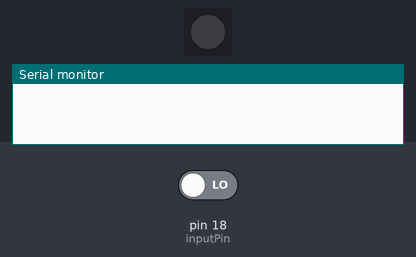
Recording of a sketch running on a simulated Arduino Uno, built with avr-gcc and run on an emulated ATmega328P. On the bench: 1 RGB LEDs in strip order, left to right, the last lines printed to the serial monitor. The test bench sets the inputs (shaded band); at power-on: pin 18 (inputPin) LOW. The strip is taken to match the declared colour order.

Above: at 1.2 s.
1.3 s: pin 18 (inputPin) driven HIGH
At 2.5 s:
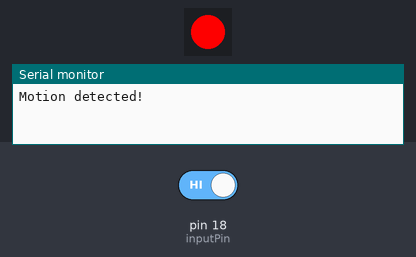
2.8 s: pin 18 (inputPin) driven LOW
At 3.7 s:
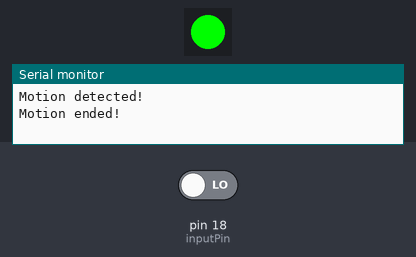
Timing chart, 0 to 5.8 s (numbered marks = the images above; inputs shaded):
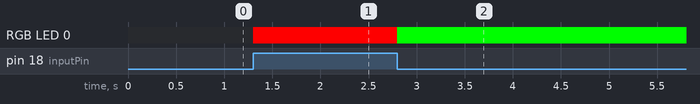

Measured:
- after the input at 1.3 s, RGB LED 0: off → RGB(250, 0, 0) at once
- after the input at 2.8 s, RGB LED 0: RGB(250, 0, 0) → RGB(0, 250, 0) at once

The sketch:

motion_neo.ino
```cpp
/* This code is to read raw distance signal from a Pyroelectric Infrared PIR sensor and change the
 *  color or a Neo Pixel RGB accordinly to a pre-defined conditions.
 */

#include <Adafruit_NeoPixel.h>
#define NEOPIXEL_TYPE NEO_RGB + NEO_KHZ800
#define RGB_PIN 5 // GPIO pin the data line of RGB LED is connected to

Adafruit_NeoPixel pixel = Adafruit_NeoPixel(1, RGB_PIN, NEOPIXEL_TYPE);

int inputPin = 18;               // choose the input pin (for PIR sensor)
int pirState = LOW;             // we start, assuming no motion detected
int val = 0;                    // variable for reading the pin status

unsigned char r = 0;
unsigned char b = 0;
unsigned char g = 0;

void setup() {
  pinMode(inputPin, INPUT);     // declare sensor as input
  Serial.begin(115200);
  pixel.begin();
}

void loop(){
  val = digitalRead(inputPin);  // read input value
  if (val == HIGH) {

    // check if the input is HIGH
    if (pirState == LOW) {
      // we have just turned on
      Serial.println("Motion detected!");
      // We only want to print on the output change, not state
      pirState = HIGH;
      b = 0;
      g = 0;
      r = 250;
      pixel.setPixelColor(0, r, g, b);
      pixel.show();
      delay(1000);
    }
  } else {
    if (pirState == HIGH){
      // we have just turned of
      Serial.println("Motion ended!");
      b = 0;
      g = 250;
      r = 0;
      pixel.setPixelColor(0, r, g, b);
      pixel.show();
      // We only want to print on the output change, not state
      pirState = LOW;
    }
  }
}
```
